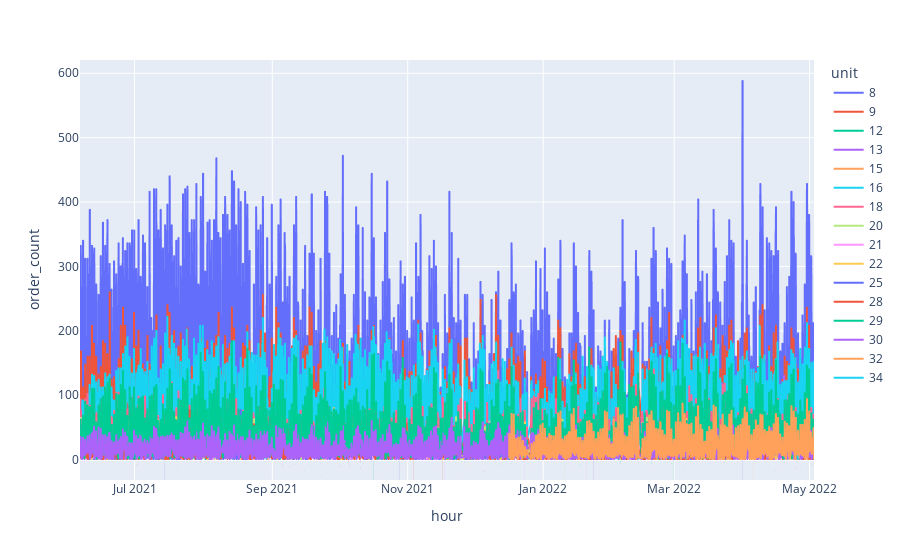

Notebook cell for this chart:
### Code cell
import plotly.express as px
px.line(data_frame=df, x='hour', y='order_count', color='unit')

### Figure 1 — Plotly figure (JSON) as saved in the notebook; plotly's stock layout.template omitted (floating-point values rounded to 4 significant figures; data arrays with more than 128 entries replaced by an {"elided": "..."} marker saying what was removed)
{"data": [{"hovertemplate": "unit=8<br>hour=%{x}<br>order_count=%{y}<extra></extra>", "legendgroup": "8", "line": {"color": "#636efa", "dash": "solid"}, "marker": {"symbol": "circle"}, "mode": "lines", "name": "8", "showlegend": true, "type": "scattergl", "x": {"elided": "4201 str values"}, "xaxis": "x", "y": {"elided": "4201 int values"}, "yaxis": "y"}, {"hovertemplate": "unit=9<br>hour=%{x}<br>order_count=%{y}<extra></extra>", "legendgroup": "9", "line": {"color": "#EF553B", "dash": "solid"}, "marker": {"symbol": "circle"}, "mode": "lines", "name": "9", "showlegend": true, "type": "scattergl", "x": {"elided": "4251 str values"}, "xaxis": "x", "y": {"elided": "4251 int values"}, "yaxis": "y"}, {"hovertemplate": "unit=12<br>hour=%{x}<br>order_count=%{y}<extra></extra>", "legendgroup": "12", "line": {"color": "#00cc96", "dash": "solid"}, "marker": {"symbol": "circle"}, "mode": "lines", "name": "12", "showlegend": true, "type": "scattergl", "x": {"elided": "4092 str values"}, "xaxis": "x", "y": {"elided": "4092 int values"}, "yaxis": "y"}, {"hovertemplate": "unit=13<br>hour=%{x}<br>order_count=%{y}<extra></extra>", "legendgroup": "13", "line": {"color": "#ab63fa", "dash": "solid"}, "marker": {"symbol": "circle"}, "mode": "lines", "name": "13", "showlegend": true, "type": "scattergl", "x": {"elided": "4097 str values"}, "xaxis": "x", "y": {"elided": "4097 int values"}, "yaxis": "y"}, {"hovertemplate": "unit=15<br>hour=%{x}<br>order_count=%{y}<extra></extra>", "legendgroup": "15", "line": {"color": "#FFA15A", "dash": "solid"}, "marker": {"symbol": "circle"}, "mode": "lines", "name": "15", "showlegend": true, "type": "scattergl", "x": {"elided": "4081 str values"}, "xaxis": "x", "y": {"elided": "4081 int values"}, "yaxis": "y"}, {"hovertemplate": "unit=16<br>hour=%{x}<br>order_count=%{y}<extra></extra>", "legendgroup": "16", "line": {"color": "#19d3f3", "dash": "solid"}, "marker": {"symbol": "circle"}, "mode": "lines", "name": "16", "showlegend": true, "type": "scattergl", "x": {"elided": "4059 str values"}, "xaxis": "x", "y": {"elided": "4059 int values"}, "yaxis": "y"}, {"hovertemplate": "unit=18<br>hour=%{x}<br>order_count=%{y}<extra></extra>", "legendgroup": "18", "line": {"color": "#FF6692", "dash": "solid"}, "marker": {"symbol": "circle"}, "mode": "lines", "name": "18", "showlegend": true, "type": "scattergl", "x": {"elided": "4140 str values"}, "xaxis": "x", "y": {"elided": "4140 int values"}, "yaxis": "y"}, {"hovertemplate": "unit=20<br>hour=%{x}<br>order_count=%{y}<extra></extra>", "legendgroup": "20", "line": {"color": "#B6E880", "dash": "solid"}, "marker": {"symbol": "circle"}, "mode": "lines", "name": "20", "showlegend": true, "type": "scattergl", "x": {"elided": "3786 str values"}, "xaxis": "x", "y": {"elided": "3786 int values"}, "yaxis": "y"}, {"hovertemplate": "unit=21<br>hour=%{x}<br>order_count=%{y}<extra></extra>", "legendgroup": "21", "line": {"color": "#FF97FF", "dash": "solid"}, "marker": {"symbol": "circle"}, "mode": "lines", "name": "21", "showlegend": true, "type": "scattergl", "x": {"elided": "4287 str values"}, "xaxis": "x", "y": {"elided": "4287 int values"}, "yaxis": "y"}, {"hovertemplate": "unit=22<br>hour=%{x}<br>order_count=%{y}<extra></extra>", "legendgroup": "22", "line": {"color": "#FECB52", "dash": "solid"}, "marker": {"symbol": "circle"}, "mode": "lines", "name": "22", "showlegend": true, "type": "scattergl", "x": {"elided": "4135 str values"}, "xaxis": "x", "y": {"elided": "4135 int values"}, "yaxis": "y"}, {"hovertemplate": "unit=25<br>hour=%{x}<br>order_count=%{y}<extra></extra>", "legendgroup": "25", "line": {"color": "#636efa", "dash": "solid"}, "marker": {"symbol": "circle"}, "mode": "lines", "name": "25", "showlegend": true, "type": "scattergl", "x": {"elided": "4058 str values"}, "xaxis": "x", "y": {"elided": "4058 int values"}, "yaxis": "y"}, {"hovertemplate": "unit=28<br>hour=%{x}<br>order_count=%{y}<extra></extra>", "legendgroup": "28", "line": {"color": "#EF553B", "dash": "solid"}, "marker": {"symbol": "circle"}, "mode": "lines", "name": "28", "showlegend": true, "type": "scattergl", "x": {"elided": "3717 str values"}, "xaxis": "x", "y": {"elided": "3717 int values"}, "yaxis": "y"}, {"hovertemplate": "unit=29<br>hour=%{x}<br>order_count=%{y}<extra></extra>", "legendgroup": "29", "line": {"color": "#00cc96", "dash": "solid"}, "marker": {"symbol": "circle"}, "mode": "lines", "name": "29", "showlegend": true, "type": "scattergl", "x": {"elided": "4141 str values"}, "xaxis": "x", "y": {"elided": "4141 int values"}, "yaxis": "y"}, {"hovertemplate": "unit=30<br>hour=%{x}<br>order_count=%{y}<extra></extra>", "legendgroup": "30", "line": {"color": "#ab63fa", "dash": "solid"}, "marker": {"symbol": "circle"}, "mode": "lines", "name": "30", "showlegend": true, "type": "scattergl", "x": {"elided": "3642 str values"}, "xaxis": "x", "y": {"elided": "3642 int values"}, "yaxis": "y"}, {"hovertemplate": "unit=32<br>hour=%{x}<br>order_count=%{y}<extra></extra>", "legendgroup": "32", "line": {"color": "#FFA15A", "dash": "solid"}, "marker": {"symbol": "circle"}, "mode": "lines", "name": "32", "showlegend": true, "type": "scattergl", "x": {"elided": "1684 str values"}, "xaxis": "x", "y": {"elided": "1684 int values"}, "yaxis": "y"}, {"hovertemplate": "unit=34<br>hour=%{x}<br>order_count=%{y}<extra></extra>", "legendgroup": "34", "line": {"color": "#19d3f3", "dash": "solid"}, "marker": {"symbol": "circle"}, "mode": "lines", "name": "34", "showlegend": true, "type": "scattergl", "x": ["2022-04-25T14:00:00", "2022-04-25T15:00:00"], "xaxis": "x", "y": [5, 1], "yaxis": "y"}], "layout": {"legend": {"title": {"text": "unit"}, "tracegroupgap": 0}, "margin": {"t": 60}, "xaxis": {"anchor": "y", "domain": [0, 1], "title": {"text": "hour"}}, "yaxis": {"anchor": "x", "domain": [0, 1], "title": {"text": "order_count"}}}}
